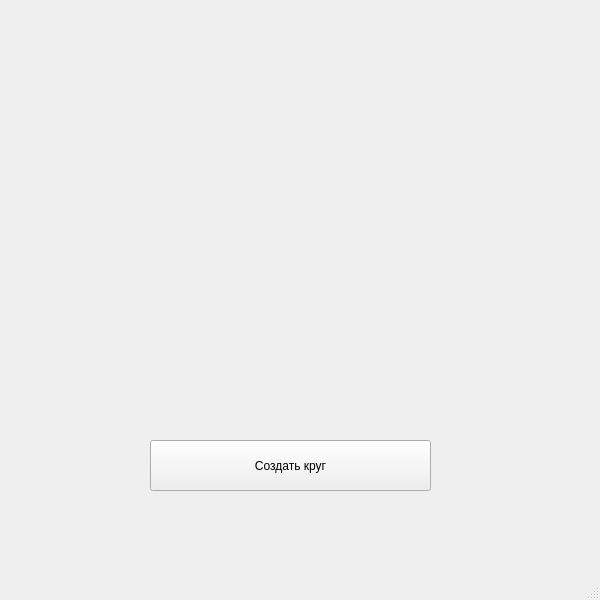
<?xml version="1.0" encoding="UTF-8"?>
<ui version="4.0">
 <class>MainWindow</class>
 <widget class="QMainWindow" name="MainWindow">
  <property name="geometry">
   <rect>
    <x>0</x>
    <y>0</y>
    <width>600</width>
    <height>600</height>
   </rect>
  </property>
  <property name="windowTitle">
   <string>MainWindow</string>
  </property>
  <widget class="QWidget" name="centralwidget">
   <widget class="QPushButton" name="btn">
    <property name="geometry">
     <rect>
      <x>150</x>
      <y>440</y>
      <width>281</width>
      <height>51</height>
     </rect>
    </property>
    <property name="text">
     <string>Создать круг</string>
    </property>
   </widget>
  </widget>
  <widget class="QMenuBar" name="menubar">
   <property name="geometry">
    <rect>
     <x>0</x>
     <y>0</y>
     <width>600</width>
     <height>21</height>
    </rect>
   </property>
  </widget>
  <widget class="QStatusBar" name="statusbar"/>
 </widget>
 <resources/>
 <connections/>
</ui>
